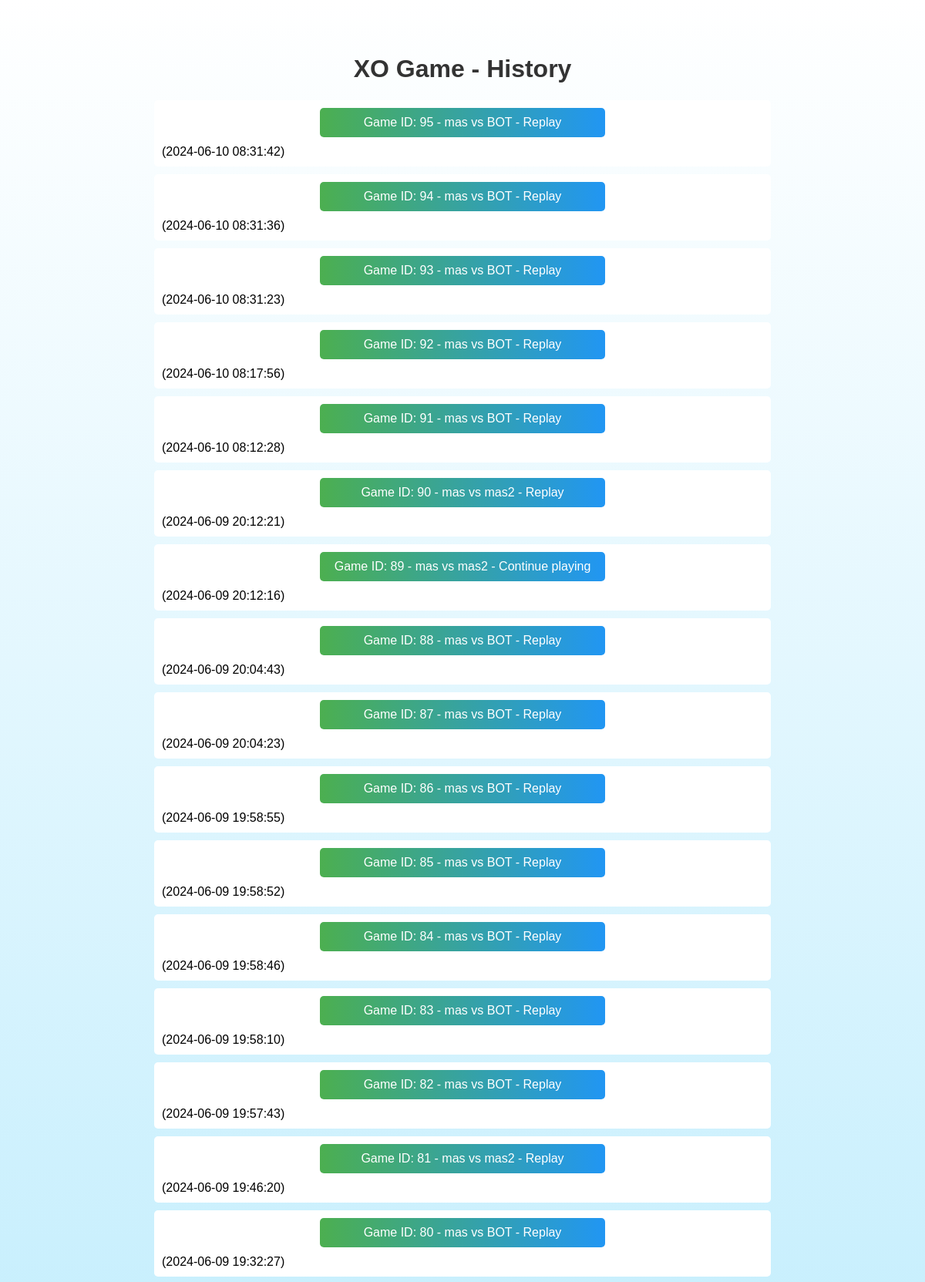
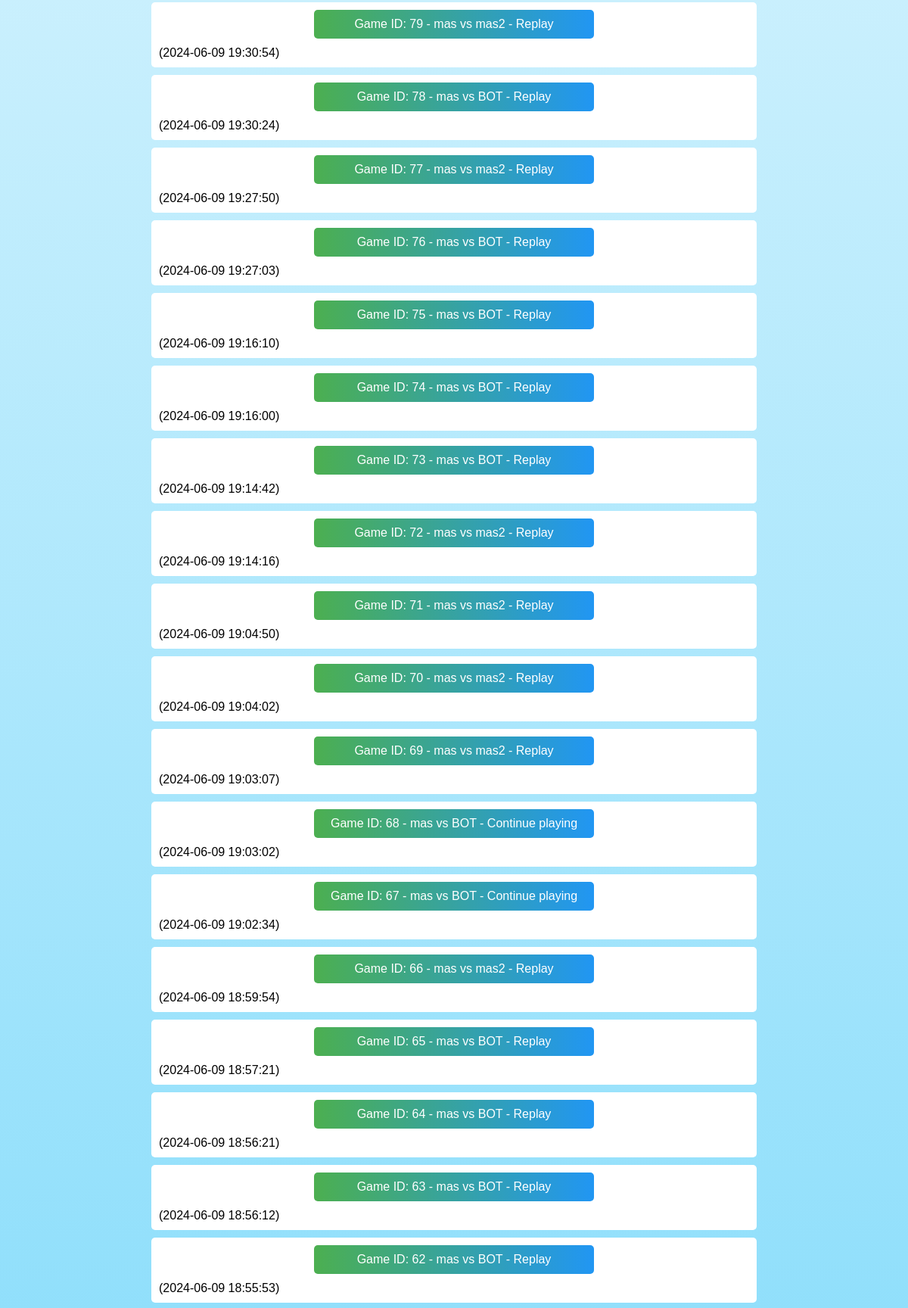
The page /history.php (upper part) on the database its author committed (2 pictures, top to bottom).
### tables this page shows
CREATE TABLE `games` (
  `id` int(11) NOT NULL,
  `size` int(11) NOT NULL,
  `player1` varchar(50) NOT NULL,
  `player2` varchar(50) NOT NULL,
  `winner` varchar(50) DEFAULT NULL,
  `created_at` timestamp NULL DEFAULT CURRENT_TIMESTAMP
);

### history.php (the view, shortened to what this page needs)
<?php
include 'db.php';
$sql = "SELECT * FROM games ORDER BY created_at DESC";
$result = $conn->query($sql);
?>
<!DOCTYPE html>
<html>
<head>
    <link rel="stylesheet" type="text/css" href="css/history.css">
</head>
<body>
    <h1>XO Game - History</h1>
    <ul class="game-list">
        <?php while ($row = $result->fetch_assoc()) : ?>
            <li>
                <?php if ($row['winner']) : ?>
                    <a href="replay.php?game_id=<?php echo $row['id']; ?>">
                        Game ID: <?php echo $row['id']; ?> - <?php echo $row['player1']; ?> vs <?php echo $row['player2']; ?> - Replay
                    </a>
                <?php else : ?>
                    <?php if ($row['player2'] === 'BOT') : ?>
                        <a href="bot.php?game_id=<?php echo $row['id']; ?>">
                            Game ID: <?php echo $row['id']; ?> - <?php echo $row['player1']; ?> vs <?php echo $row['player2']; ?> - Continue playing
                        </a>
                    <?php else : ?>
                        <a href="play.php?game_id=<?php echo $row['id']; ?>">
                            Game ID: <?php echo $row['id']; ?> - <?php echo $row['player1']; ?> vs <?php echo $row['player2']; ?> - Continue playing
                        </a>
                    <?php endif; ?>
                <?php endif; ?>
                (<?php echo $row['created_at']; ?>)
            </li>
        <?php endwhile; ?>
    </ul>
</body>
</html>

### css/history.css (style rules this page uses)
body { font-family: Arial, sans-serif; margin: 0; padding: 0; background-image: linear-gradient(to TOP, #2980b9, #6dd5fa, #ffffff); background-size: cover; background-repeat: no-repeat; background-attachment: fixed; }
h1 { text-align: center; color: #333; padding-top: 50px; }
a { display: block; width: 350px; margin: 0 auto; text-align: center; padding: 10px; background: linear-gradient(to right, #4caf50, #2196f3); color: white; text-decoration: none; border-radius: 5px; margin-bottom: 10px; }
ul { list-style-type: none; padding: 0; margin: 20px auto; width: 800px; }
li { margin-bottom: 10px; background-color: #fff; padding: 10px; border-radius: 5px; }

### rows shown on the page
games: id "95", player1 "mas", player2 "BOT", created_at "2024-06-10 08:31:42"
games: id "94", player1 "mas", player2 "BOT", created_at "2024-06-10 08:31:36"
games: id "93", player1 "mas", player2 "BOT", created_at "2024-06-10 08:31:23"
games: id "92", player1 "mas", player2 "BOT", created_at "2024-06-10 08:17:56"
games: id "91", player1 "mas", player2 "BOT", created_at "2024-06-10 08:12:28"
games: id "90", player1 "mas", player2 "mas2", created_at "2024-06-09 20:12:21"
games: id "89", player1 "mas", player2 "mas2", created_at "2024-06-09 20:12:16"
games: id "88", player1 "mas", player2 "BOT", created_at "2024-06-09 20:04:43"
games: id "87", player1 "mas", player2 "BOT", created_at "2024-06-09 20:04:23"
games: id "86", player1 "mas", player2 "BOT", created_at "2024-06-09 19:58:55"
games: id "85", player1 "mas", player2 "BOT", created_at "2024-06-09 19:58:52"
games: id "84", player1 "mas", player2 "BOT", created_at "2024-06-09 19:58:46"
games: id "83", player1 "mas", player2 "BOT", created_at "2024-06-09 19:58:10"
games: id "82", player1 "mas", player2 "BOT", created_at "2024-06-09 19:57:43"
games: id "81", player1 "mas", player2 "mas2", created_at "2024-06-09 19:46:20"
games: id "80", player1 "mas", player2 "BOT", created_at "2024-06-09 19:32:27"
games: id "79", player1 "mas", player2 "mas2", created_at "2024-06-09 19:30:54"
games: id "78", player1 "mas", player2 "BOT", created_at "2024-06-09 19:30:24"
games: id "77", player1 "mas", player2 "mas2", created_at "2024-06-09 19:27:50"
games: id "76", player1 "mas", player2 "BOT", created_at "2024-06-09 19:27:03"
games: id "75", player1 "mas", player2 "BOT", created_at "2024-06-09 19:16:10"
games: id "74", player1 "mas", player2 "BOT", created_at "2024-06-09 19:16:00"
games: id "73", player1 "mas", player2 "BOT", created_at "2024-06-09 19:14:42"
games: id "72", player1 "mas", player2 "mas2", created_at "2024-06-09 19:14:16"
games: id "71", player1 "mas", player2 "mas2", created_at "2024-06-09 19:04:50"
games: id "70", player1 "mas", player2 "mas2", created_at "2024-06-09 19:04:02"
games: id "69", player1 "mas", player2 "mas2", created_at "2024-06-09 19:03:07"
games: id "68", player1 "mas", player2 "BOT", created_at "2024-06-09 19:03:02"
games: id "67", player1 "mas", player2 "BOT", created_at "2024-06-09 19:02:34"
games: id "66", player1 "mas", player2 "mas2", created_at "2024-06-09 18:59:54"
games: id "65", player1 "mas", player2 "BOT", created_at "2024-06-09 18:57:21"
games: id "64", player1 "mas", player2 "BOT", created_at "2024-06-09 18:56:21"
games: id "63", player1 "mas", player2 "BOT", created_at "2024-06-09 18:56:12"
games: id "62", player1 "mas", player2 "BOT", created_at "2024-06-09 18:55:53"
